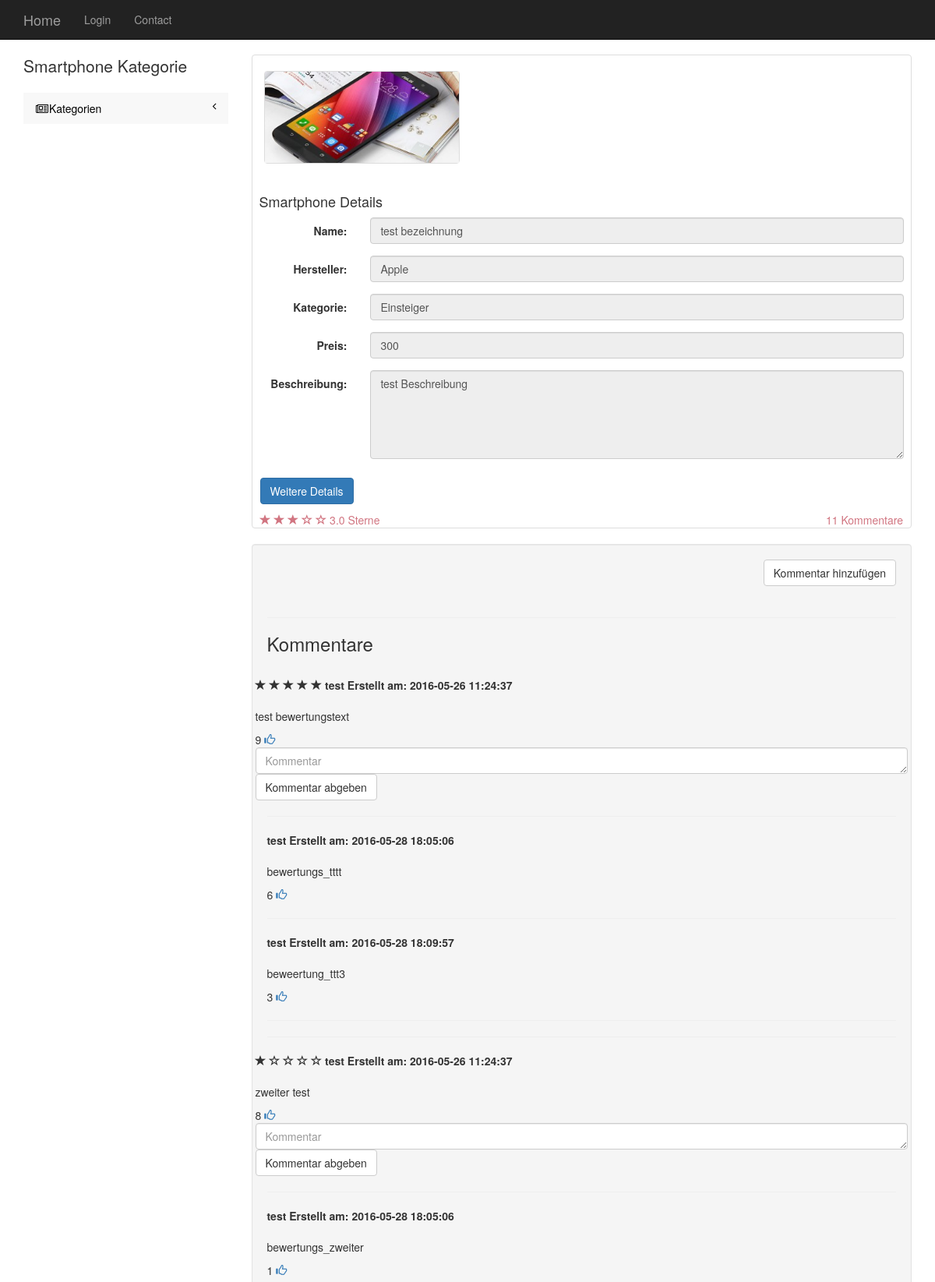
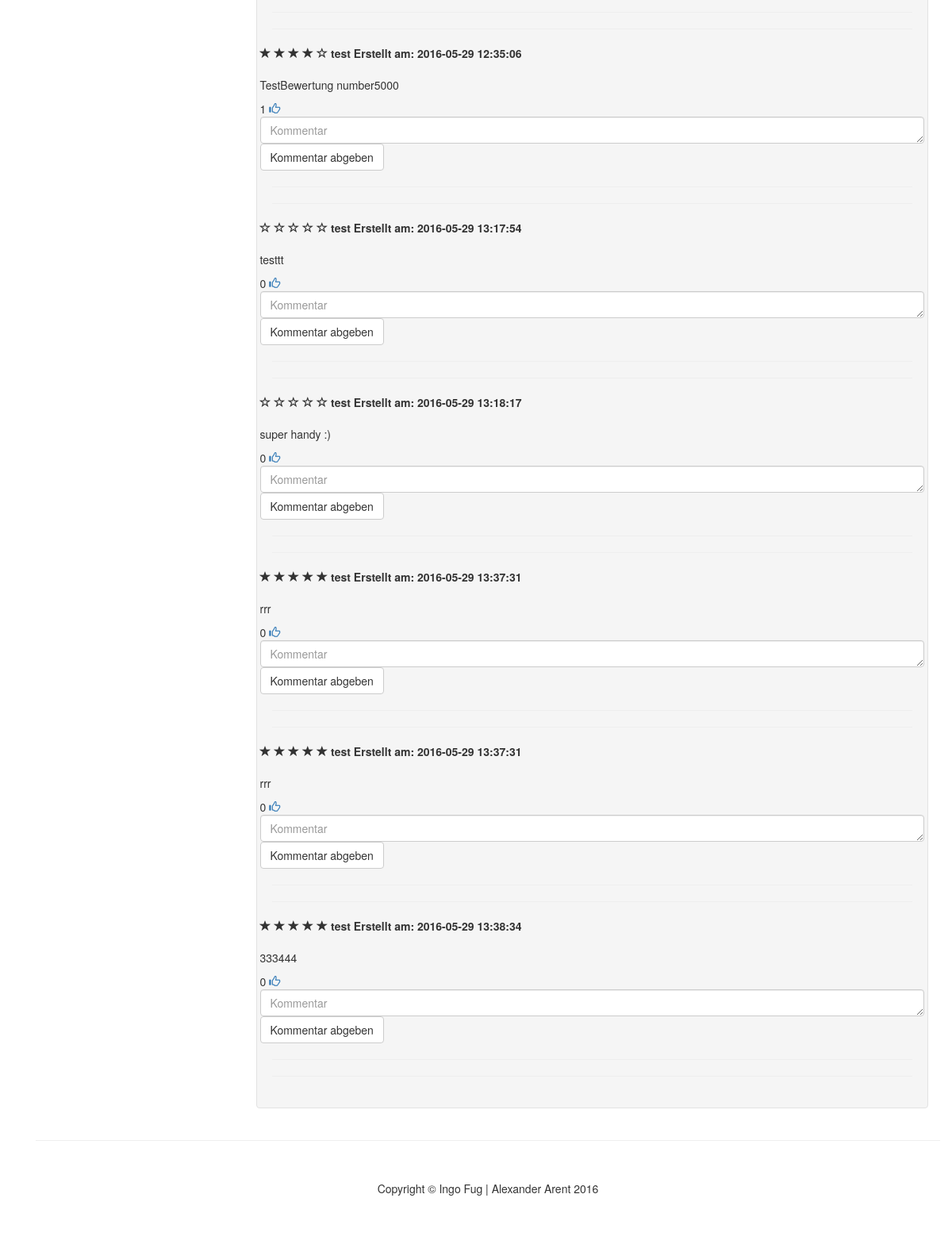
The page /item.php?smartphoneId=3 on the database its author committed (2 pictures, top to bottom).
### tables this page shows
CREATE TABLE `bilder_has_smartphone` (
  `Bilder_idBilder` int(11) NOT NULL,
  `Smartphone_idSmartphone` int(11) NOT NULL
);

CREATE TABLE `bilder` (
  `idBilder` int(11) NOT NULL,
  `Pfad` varchar(255) DEFAULT NULL
);

CREATE TABLE `smartphone` (
  `idSmartphone` int(11) NOT NULL,
  `Kategorie_idKategorie` int(11) NOT NULL,
  `Hersteller_idHersteller` int(11) NOT NULL,
  `Bezeichnung` varchar(255) DEFAULT NULL,
  `Beschreibung` varchar(255) NOT NULL,
  `Betriebssystem` varchar(255) DEFAULT NULL,
  `Prozessor` varchar(255) DEFAULT NULL,
  `Sprechzeit` double DEFAULT NULL,
  `Gewicht` double DEFAULT NULL,
  `Displaygroesse` double DEFAULT NULL,
  `Megapixel` double DEFAULT NULL,
  `Preis` double NOT NULL,
  `ErstellDatum` timestamp NULL DEFAULT CURRENT_TIMESTAMP
);

CREATE TABLE `hersteller` (
  `idHersteller` int(11) NOT NULL,
  `Hersteller` varchar(255) DEFAULT NULL
);

CREATE TABLE `kategorie` (
  `idKategorie` int(11) NOT NULL,
  `Kategorie` varchar(255) DEFAULT NULL
);

CREATE TABLE `bewertung` (
  `idBewertung` int(11) NOT NULL,
  `User_idUser` int(11) NOT NULL,
  `Smartphone_idSmartphone` int(11) NOT NULL,
  `Bewertungstext` varchar(255) DEFAULT NULL,
  `Sterne` int(11) DEFAULT NULL,
  `Hilfreich` int(11) DEFAULT NULL,
  `ErstellDatum` timestamp NOT NULL DEFAULT CURRENT_TIMESTAMP
);

CREATE TABLE `user` (
  `idUser` int(11) NOT NULL,
  `Vorname` varchar(255) DEFAULT NULL,
  `Nachname` varchar(255) DEFAULT NULL,
  `Email` varchar(255) DEFAULT NULL,
  `Login` varchar(255) DEFAULT NULL,
  `Password` varchar(45) DEFAULT NULL,
  `RegistrierDatum` timestamp NOT NULL DEFAULT CURRENT_TIMESTAMP,
  `Admin` tinyint(1) DEFAULT NULL
);

CREATE TABLE `bewertungs_bewertung` (
  `idBewertungs_Bewertung` int(11) NOT NULL,
  `idBewertung` int(11) NOT NULL,
  `User_idUser` int(11) NOT NULL,
  `Smartphone_idSmartphone` int(11) NOT NULL,
  `Bewertungstext` varchar(255) NOT NULL,
  `Hilfreich` int(11) NOT NULL,
  `ErstellDatum` timestamp NOT NULL DEFAULT CURRENT_TIMESTAMP
);

### database.inc.php (called while the page is built, shortened)
<?php
function query($query,$returnId=false) {
	$db = mysqli_connect(DB_SERVER,DB_USERNAME,DB_PASSWORD,DB_DATABASE);
	$res = mysqli_query($db, $query);
	return $res;
}
?>

### kommentare.inc.php (the view, shortened to what this page needs)
<?php
include_once 'database.inc.php';
include_once 'smartphone.inc.php';
function erstelleKommentare($id){
	$res = query("SELECT * FROM `bewertung` WHERE Smartphone_idSmartphone = ".$id." ORDER BY ErstellDatum");
	while ($bewertung = mysqli_fetch_assoc($res)) {
		echo '<div class="row">';
		echo '<div class="row">';
		echo '<div class="col-md-12">';
		erstelleSterne($bewertung['Sterne'],true);
		$benutzer = benutzerInformationen($bewertung['User_idUser']);
		echo '<b>';
		echo "<span>".$benutzer['Login']."</span>  ";
		echo "<span>   Erstellt am: ".$bewertung['ErstellDatum']."</span>";
		echo '</b>';
		echo '<br/><br/>';
		echo '<p>'.$bewertung['Bewertungstext'].'</p>';
		echo $bewertung['Hilfreich']."  ";
		echo '<a href="item.php?smartphoneId='.$id.'&bewertungsId='.$bewertung['idBewertung'].'
		&hilfreichBewertung=1"><span class="glyphicon glyphicon-thumbs-up"></span></a>';
		erstelleSubKommentarFormular($bewertung['idBewertung'],$id);
		echo '</div>';
		echo '</div>';
		_subBewertungen($bewertung['idBewertung'],$id);
		echo '</div>';
		echo '<hr>';
		echo '<hr>';
	}
}
function _subBewertungen($bewertungsId,$smartphoneId) {
	$res = query("	SELECT * FROM `bewertungs_bewertung`
					WHERE `idBewertung` = ".$bewertungsId." AND
					`Smartphone_idSmartphone` = ".$smartphoneId."
					ORDER BY ErstellDatum");
	while ($bewertung = mysqli_fetch_assoc($res)) {
		echo '<div class="col-md-12">';
		echo '<hr>';
		echo '<b>';
		$benutzer = benutzerInformationen($bewertung['User_idUser']);
		echo "<span>".$benutzer['Login']."</span>  ";
		echo "<span>   Erstellt am: ".$bewertung['ErstellDatum']."</span>";
		echo '</b>';
		echo '<br/><br/>';
		echo '<p>'.$bewertung['Bewertungstext'].'</p>';
		echo $bewertung['Hilfreich']."  ";
		echo '<a href="item.php?smartphoneId='.$smartphoneId.'&subBewertungsId='.$bewertung['idBewertungs_Bewertung'].'
				&hilfreichSubBewertung=1"><span class="glyphicon glyphicon-thumbs-up"></span></a>';
		echo '</div>';
	}
}
function benutzerInformationen($id) {
	$res = query("SELECT * FROM `user` WHERE `idUser` = ".$id);
	$benutzer = mysqli_fetch_assoc($res);
	return $benutzer;
}
function erstelleSubKommentarFormular($id,$smartphoneId) {
	echo '<form name="kommentarForm'.$id.'" method="get" action="item.php">';
	echo '<textarea name="subKommentar" placeholder="Kommentar" class="form-control" rows="1" required="required"></textarea>';
	echo '<input class="btn btn-default" type="submit" name="subKommentarSenden" value="Kommentar abgeben" >';
	echo '</form>';
}

### item.php (shortened to what this page needs)
<!DOCTYPE html>
<html lang="de">
<head>
<?php
include ("inc/css.inc.php");
?>
</head>
<body>
<?php
include ("inc/navigation.inc.php");
?>
	<div class="container">
		<div class="row">
		<?php
		include("inc/navigation_kategorie.inc.php");
		?>
			<div class="col-md-9">
			<?php include_once 'kommentare.inc.php';
			?>
				<div class="thumbnail">
				<?php
				include_once "smartphone.inc.php";
				bilderAnzeigen();
				?>
				<?php
				$row = "";
				if (isset($_GET['smartphoneId'])) {
					include_once 'database.inc.php';
					$res = query(
					"SELECT * FROM `smartphone`
					JOIN `kategorie`,`hersteller`
					WHERE Kategorie_idKategorie = idKategorie AND
					Hersteller_idHersteller = idHersteller AND
					`idSmartphone` = ".$_GET['smartphoneId']
					);
					$row = mysqli_fetch_assoc($res);
				}
				?>
					<div class="clearfix"></div>
					<div class="caption-full">
						<h4>Smartphone Details</h4>
						<form class="form-horizontal" role="form">
							<div class="form-group">
								<label class="control-label col-sm-2">Name:</label>
								<div class="col-sm-10">
									<input type="text" class="form-control" id="Name"
										value="<?php echo $row['Bezeichnung'];?>" readonly="readonly">
								</div>
							</div>
							<div class="form-group">
								<label class="control-label col-sm-2">Hersteller:</label>
								<div class="col-sm-10">
									<input type="text" class="form-control" id="Hersteller"
										value="<?php echo $row['Hersteller'];?>" readonly="readonly">
								</div>
							</div>
							<div class="form-group">
								<label class="control-label col-sm-2">Kategorie:</label>
								<div class="col-sm-10">
									<input type="text" class="form-control" id="Kategorie"
										value="<?php echo $row['Kategorie'];?>" readonly="readonly">
								</div>
							</div>
							<div class="form-group">
								<label class="control-label col-sm-2">Preis:</label>
								<div class="col-sm-10">
									<input type="text" class="form-control" id="Preis"
										value="<?php echo $row['Preis'];?>" readonly="readonly">
								</div>
							</div>
							<div class="form-group">
								<label class="control-label col-sm-2">Beschreibung:</label>
								<div class="col-sm-10">
									<textarea name="beschreibung" class="form-control" rows="5"
										readonly="readonly"><?php echo $row['Beschreibung'];?>
									</textarea>
								</div>
							</div>
						</form>
					</div>
					<div class="ratings">
						<div class="row">
							<div class="col-sm-4 col-lg-4 col-md-4">
								<button class="btn btn-primary" class="index_button_all"
									id="button_all">Weitere Details</button>
							</div>
						</div>
						<p>
						<?php include_once 'kacheln.inc.php';
						$id = $_GET['smartphoneId'];
						$bewertungen = anzahlBewertungen($id);
						$sterne = anzahlSterne($id);
						echo '<p class="pull-right">'.$bewertungen.' Kommentare</p>';
						erstelleSterne($sterne,true);
						echo " ".$sterne.".0 Sterne";
						?>
					</div>
				</div>
				<div class="well">
					<div class="text-right">
						<a class="btn btn-default" id="add_kommentar_button">Kommentar
							hinzufügen</a>
					</div>
					<br />
					<hr>
					<h3>Kommentare</h3>
					<br />
					<?php
					include_once "kommentare.inc.php";
					erstelleKommentare($_GET['smartphoneId']);
					?>
				</div>
			</div>
		</div>
		<div class="container">
			<hr>
			<footer>
				<div class="row">
					<div class="col-lg-12 text-center">
						<p>Copyright &copy; Ingo Fug | Alexander Arent 2016</p>
					</div>
				</div>
			</footer>
		</div>
</body>
</html>

### smartphone.inc.php (shortened to what this page needs)
<?php
include_once "database.inc.php";
function bilderAnzeigen() {
	$smartphoneId = $_GET['smartphoneId'];
	$res = query("	SELECT *
					FROM `bilder_has_smartphone`
					join `bilder`
					WHERE bilder_has_smartphone.Smartphone_idSmartphone = ".$smartphoneId." AND
					bilder_has_smartphone.Bilder_idBilder = bilder.idBilder");
	echo "<br/>";
	while ($row = mysqli_fetch_assoc($res)){
		echo '<div class="col-sm-4 col-lg-4 col-md-4">';
			echo '<div class="thumbnail">';
				echo '<img src="'.$row['Pfad'].'" alt="">';
			echo '</div>';
		echo '</div>';
	}
}
?>

### kacheln.inc.php (shortened to what this page needs)
<?php
include_once "database.inc.php";
function erstelleSterne($sterne,$abstand = false){
	$lücke = "";
	if ($abstand) {
		$lücke = " ";
	}
if ($sterne >= 5) {
			for ($i=0;$i<5;$i++) {
				echo '<span class="glyphicon glyphicon-star"></span>'.$lücke;
			}
		} else {
			for ($i=0;$i<$sterne;$i++) {
				echo '<span class="glyphicon glyphicon-star"></span>'.$lücke;
			}
			for ($j = 5; $j-$i > 0;$j--) {
				echo '<span class="glyphicon glyphicon-star-empty"></span>'.$lücke;
			}
		}
}
function anzahlBewertungen($id) {
	$anzahlBewertungenQuery = query ("SELECT count(*)
									+
									(SELECT count(*) from bewertungs_bewertung where
									bewertungs_bewertung.Smartphone_idSmartphone=".$id.") AS Anzahl
									from bewertung where bewertung.Smartphone_idSmartphone=".$id);
		$gesamtAnzahlBewertungen = mysqli_fetch_assoc($anzahlBewertungenQuery);
		return $gesamtAnzahlBewertungen['Anzahl'];
}
?>

### css/shop-homepage.css (style rules this page uses)
body { padding-top: 70px; }
.thumbnail img { width: 100%; }
.ratings { padding-right: 10px; padding-left: 10px; color: #d17581; }
.thumbnail { padding: 0; }
.thumbnail .caption-full { padding: 9px; color: #333; }
footer { margin: 50px 0; }

### rows shown on the page
bilder_has_smartphone: Bilder_idBilder.Pfad (picture)
smartphone: Bezeichnung "test bezeichnung", Hersteller_idHersteller.Hersteller "Apple", Kategorie_idKategorie.Kategorie "Einsteiger", Preis "300", beschreibung "test Beschreibung"
bewertung: Sterne 5 (drawn), User_idUser.Login "test", ErstellDatum "2016-05-26 11:24:37", Bewertungstext "test bewertungstext", Hilfreich "9"
bewertungs_bewertung: user.Login "test", ErstellDatum "2016-05-28 18:05:06", Bewertungstext "bewertungs_tttt", Hilfreich "6"
bewertungs_bewertung: user.Login "test", ErstellDatum "2016-05-28 18:09:57", Bewertungstext "beweertung_ttt3", Hilfreich "3"
bewertung: Sterne 1 (drawn), User_idUser.Login "test", ErstellDatum "2016-05-26 11:24:37", Bewertungstext "zweiter test", Hilfreich "8"
bewertungs_bewertung: user.Login "test", ErstellDatum "2016-05-28 18:05:06", Bewertungstext "bewertungs_zweiter", Hilfreich "1"
bewertung: Sterne 4 (drawn), User_idUser.Login "test", ErstellDatum "2016-05-29 12:35:06", Bewertungstext "TestBewertung number5000", Hilfreich "1"
bewertung: Sterne 0 (drawn), User_idUser.Login "test", ErstellDatum "2016-05-29 13:17:54", Bewertungstext "testtt", Hilfreich "0"
bewertung: Sterne 0 (drawn), User_idUser.Login "test", ErstellDatum "2016-05-29 13:18:17", Bewertungstext "super handy :)", Hilfreich "0"
bewertung: Sterne 5 (drawn), User_idUser.Login "test", ErstellDatum "2016-05-29 13:37:31", Bewertungstext "rrr", Hilfreich "0"
bewertung: Sterne 5 (drawn), User_idUser.Login "test", ErstellDatum "2016-05-29 13:37:31", Bewertungstext "rrr", Hilfreich "0"
bewertung: Sterne 5 (drawn), User_idUser.Login "test", ErstellDatum "2016-05-29 13:38:34", Bewertungstext "333444", Hilfreich "0"

### other values the page prints
$bewertungen "11"
$sterne "3"
